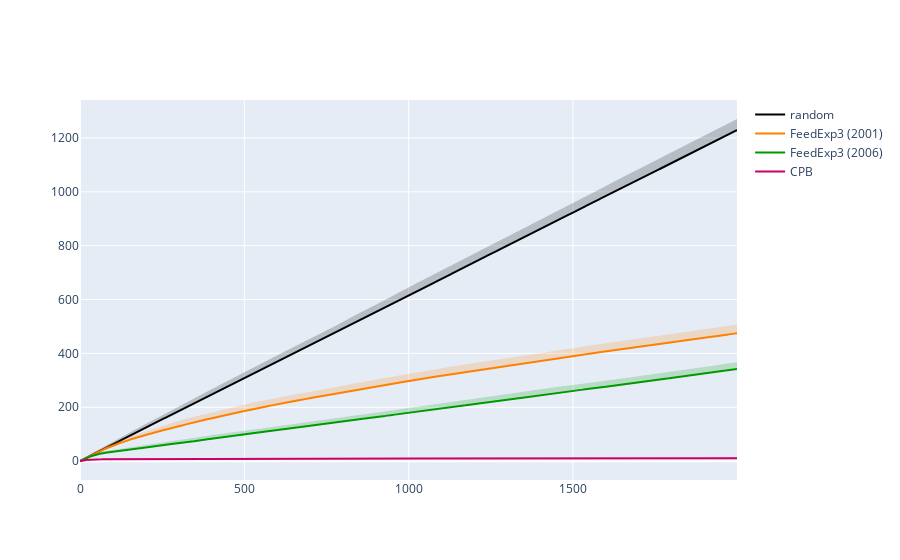

Source (notebook cell):
### Code cell
n_cores = 16
n_folds = 50
horizon = 2000

import plotly.graph_objects as go

outcome_distribution =  {'spam':0.05,'ham':0.95}

game = games.label_efficient(outcome_distribution)

algos = [ random_algo.Random(  game, horizon, ), 
           feedexp3.FeedExp3(  game, horizon, ),
           feedexp3_v3.FeedExp3(  game, horizon, ),
           cpb.CPB(  game, horizon,)  ] #bpm.BPM(  game, horizon,  [0.5, 0.5 ], np.identity(2) )

colors = [ [0,0,0], [255,128,0], [0,153,0], [204,0,102] ] #'cyan'
labels = ['random', 'FeedExp3 (2001)', 'FeedExp3 (2006)', 'CPB'] #'BPN


fig = go.Figure( )

for alg, color, label in zip( algos, colors, labels):

    r,g,b = color
    result = evaluate_parallel(n_cores, n_folds, horizon, alg, game)
    regret = np.array([ game.delta(i) for i in range(game.n_actions) ]).T @ np.mean(result,0) 
    xcoords = np.arange(0,horizon,1).tolist()
    std = np.array([ game.delta(i) for i in range(game.n_actions) ]).T @ np.std(result,0) 
    upper_regret = regret + std

    fig.add_trace(go.Scatter(x=xcoords, y=regret, line=dict(color='rgb({},{},{})'.format(r,g,b)), mode='lines',  name=label )) # 

    fig.add_trace(   go.Scatter( x=xcoords+xcoords[::-1], y=upper_regret.tolist()+regret.tolist()[::-1],  fill='toself', fillcolor='rgba({},{},{},0.2)'.format(r,g,b), 
                         line=dict(color='rgba(255,255,255,0)'),   hoverinfo="skip",  showlegend=False )

    )
    
fig.show(legend=True)

### Figure 1 — Plotly figure (JSON) as saved in the notebook; plotly's stock layout.template omitted (floating-point values rounded to 4 significant figures; data arrays with more than 128 entries replaced by an {"elided": "..."} marker saying what was removed)
{"data": [{"line": {"color": "rgb(0,0,0)"}, "mode": "lines", "name": "random", "x": {"elided": "2000 int values"}, "y": {"elided": "2000 float values"}, "type": "scatter"}, {"fill": "toself", "fillcolor": "rgba(0,0,0,0.2)", "hoverinfo": "skip", "line": {"color": "rgba(255,255,255,0)"}, "showlegend": false, "x": {"elided": "4000 int values"}, "y": {"elided": "4000 float values"}, "type": "scatter"}, {"line": {"color": "rgb(255,128,0)"}, "mode": "lines", "name": "FeedExp3 (2001)", "x": {"elided": "2000 int values"}, "y": {"elided": "2000 float values"}, "type": "scatter"}, {"fill": "toself", "fillcolor": "rgba(255,128,0,0.2)", "hoverinfo": "skip", "line": {"color": "rgba(255,255,255,0)"}, "showlegend": false, "x": {"elided": "4000 int values"}, "y": {"elided": "4000 float values"}, "type": "scatter"}, {"line": {"color": "rgb(0,153,0)"}, "mode": "lines", "name": "FeedExp3 (2006)", "x": {"elided": "2000 int values"}, "y": {"elided": "2000 float values"}, "type": "scatter"}, {"fill": "toself", "fillcolor": "rgba(0,153,0,0.2)", "hoverinfo": "skip", "line": {"color": "rgba(255,255,255,0)"}, "showlegend": false, "x": {"elided": "4000 int values"}, "y": {"elided": "4000 float values"}, "type": "scatter"}, {"line": {"color": "rgb(204,0,102)"}, "mode": "lines", "name": "CPB", "x": {"elided": "2000 int values"}, "y": {"elided": "2000 float values"}, "type": "scatter"}, {"fill": "toself", "fillcolor": "rgba(204,0,102,0.2)", "hoverinfo": "skip", "line": {"color": "rgba(255,255,255,0)"}, "showlegend": false, "x": {"elided": "4000 int values"}, "y": {"elided": "4000 float values"}, "type": "scatter"}], "layout": {}}
